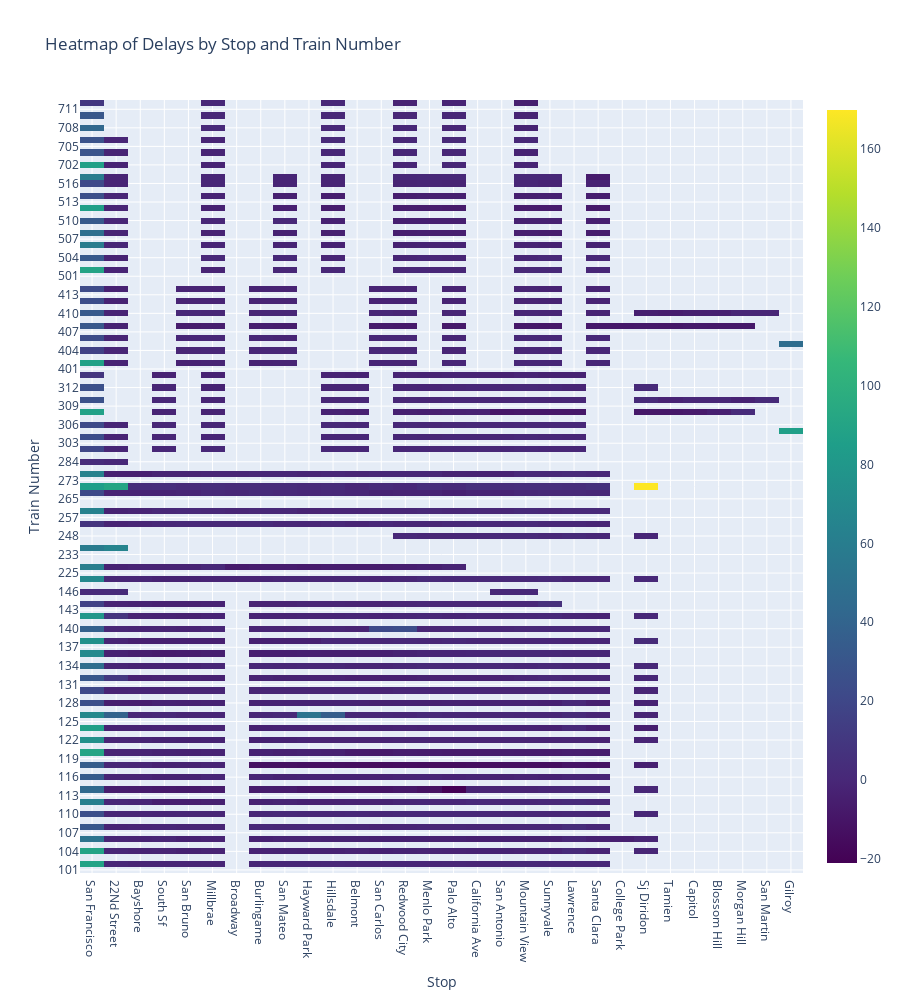

Write notebook code for a chart like this one.
### Code cell
import plotly.graph_objects as go
# Create a pivot table for the heatmap
# Create a pivot table for the heatmap
heatmap_data = unique_trips.pivot_table(index='trip_id', columns='stop_id', values='delay_minutes', aggfunc='mean', sort=False)
stop_id_to_parent_station = unique_trips[['stop_id', 'parent_station']].drop_duplicates().set_index('stop_id')['parent_station'].to_dict()

# Sort the columns of the pivot table explicitly
heatmap_data = heatmap_data[sorted(heatmap_data.columns)]
heatmap_data.columns = [stop_id_to_parent_station[stop_id] for stop_id in heatmap_data.columns]
heatmap_data.index=heatmap_data.index.astype(str)
# heatmap_data = heatmap_data.sort_index(axis=1)
# Create the heatmap using Plotly
fig_heatmap = go.Figure(data=go.Heatmap(
    z=heatmap_data.values,
    x=heatmap_data.columns,
    y=heatmap_data.index,
    colorscale='Viridis',

))

fig_heatmap.update_layout(
    title="Heatmap of Delays by Stop and Train Number",
    xaxis_title="Stop",
    yaxis_title="Train Number",
    height = 1000,
)

### Figure 1 — Plotly figure (JSON) as saved in the notebook; plotly's stock layout.template omitted (floating-point values rounded to 4 significant figures; data arrays with more than 128 entries replaced by an {"elided": "..."} marker saying what was removed)
{"data": [{"colorscale": [[0, "#440154"], [0.1111, "#482878"], [0.2222, "#3e4989"], [0.3333, "#31688e"], [0.4444, "#26828e"], [0.5556, "#1f9e89"], [0.6667, "#35b779"], [0.7778, "#6ece58"], [0.8889, "#b5de2b"], [1, "#fde725"]], "type": "heatmap", "x": ["San Francisco", "22Nd Street", "22Nd Street", "Bayshore", "Bayshore", "South Sf", "South Sf", "San Bruno", "San Bruno", "Millbrae", "Millbrae", "Broadway", "Broadway", "Burlingame", "Burlingame", "San Mateo", "San Mateo", "Hayward Park", "Hayward Park", "Hillsdale", "Hillsdale", "Belmont", "Belmont", "San Carlos", "San Carlos", "Redwood City", "Redwood City", "Menlo Park", "Menlo Park", "Palo Alto", "Palo Alto", "California Ave", "California Ave", "San Antonio", "San Antonio", "Mountain View", "Mountain View", "Sunnyvale", "Sunnyvale", "Lawrence", "Lawrence", "Santa Clara", "Santa Clara", "College Park", "College Park", "Sj Diridon", "Sj Diridon", "Tamien", "Tamien", "Capitol", "Capitol", "Blossom Hill", "Blossom Hill", "Morgan Hill", "Morgan Hill", "San Martin", "San Martin", "Gilroy"], "y": ["101", "102", "103", "104", "105", "106", "107", "108", "109", "110", "111", "112", "113", "114", "115", "116", "117", "118", "119", "120", "121", "122", "123", "124", "125", "126", "127", "128", "129", "130", "131", "132", "133", "134", "135", "136", "137", "138", "139", "140", "141", "142", "143", "144", "145", "146", "221", "224", "225", "228", "229", "233", "236", "237", "248", "249", "252", "257", "260", "261", "265", "268", "272", "273", "276", "281", "284", "301", "302", "303", "304", "305", "306", "307", "308", "309", "310", "311", "312", "313", "314", "401", "402", "403", "404", "405", "406", "407", "408", "409", "410", "411", "412", "413", "414", "415", "501", "502", "503", "504", "505", "506", "507", "508", "509", "510", "511", "512", "513", "514", "515", "516", "518", "701", "702", "703", "704", "705", "706", "707", "708", "709", "710", "711", "712"], "z": {"elided": "125x58 float values"}}], "layout": {"height": 1000, "title": {"text": "Heatmap of Delays by Stop and Train Number"}, "xaxis": {"title": {"text": "Stop"}}, "yaxis": {"title": {"text": "Train Number"}}}}
